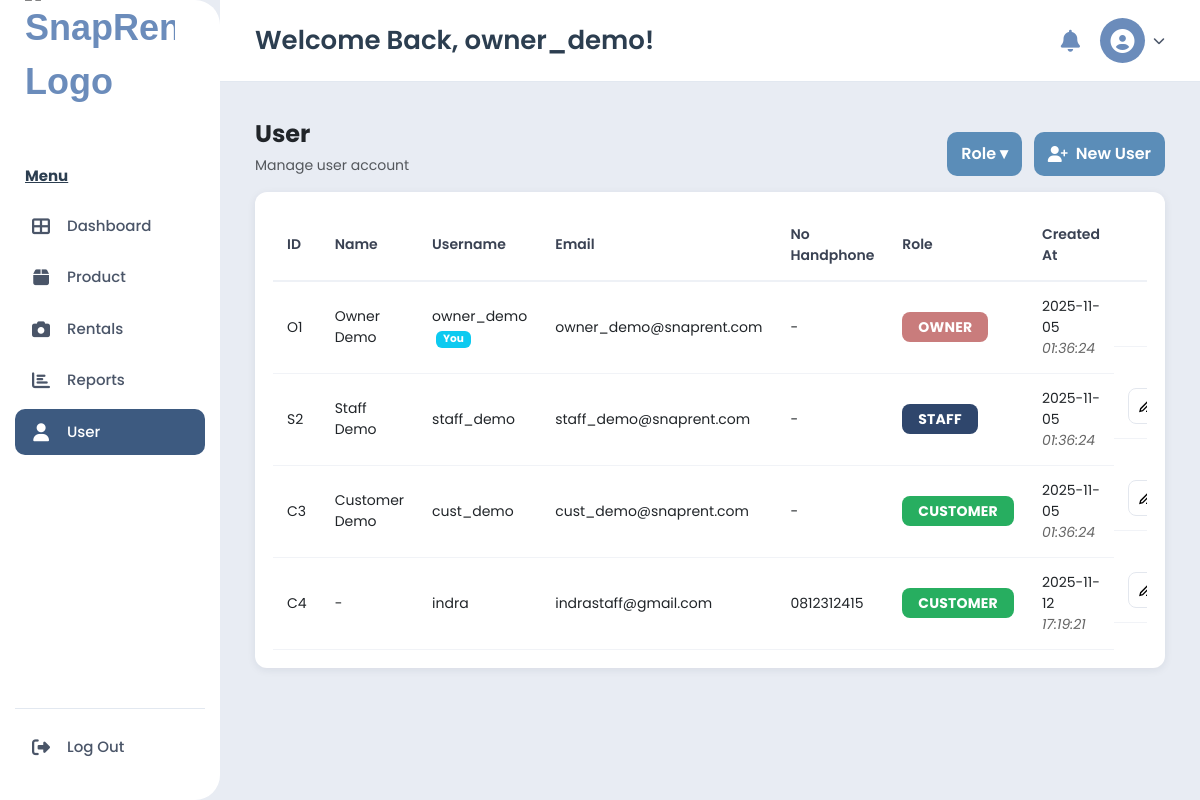
/Dashboard/index.php?page=users (signed in), run on the app's committed database.
### tables this page shows
CREATE TABLE `accounts` (
  `id` bigint UNSIGNED NOT NULL,
  `owner_id` bigint UNSIGNED DEFAULT NULL,
  `staff_id` bigint UNSIGNED DEFAULT NULL,
  `customer_id` bigint UNSIGNED DEFAULT NULL,
  `username` varchar(50) NOT NULL,
  `email` varchar(255) NOT NULL,
  `phone` varchar(25) DEFAULT NULL,
  `password` varchar(255) NOT NULL,
  `role` enum('OWNER','STAFF','CUSTOMER') NOT NULL,
  `is_verified` tinyint(1) NOT NULL DEFAULT '0',
  `is_active` tinyint(1) NOT NULL DEFAULT '1',
  `created_at` datetime NOT NULL DEFAULT CURRENT_TIMESTAMP
);

### auth/auth.php (called while the page is built, shortened)
<?php
function e($s){ return htmlspecialchars((string)$s, ENT_QUOTES, 'UTF-8'); }
function currentUser(PDO $pdo): ?array {
  $stmt = $pdo->prepare("SELECT id, username, email, role, is_active, is_verified, created_at
                         FROM accounts WHERE id=? LIMIT 1");
  $stmt->execute([$_SESSION['uid']]);
  $u = $stmt->fetch();
  $u['_role_id'] = $_SESSION['role_id'] ?? null;
  $u['_profile'] = $_SESSION['profile'] ?? null;
  return $u;
}

### Dashboard/pages/users.php (the view, shortened to what this page needs)
<?php
if (isset($pdo) && $pdo instanceof PDO) {
  try {
    $sql = "
      SELECT
        a.id,
        a.username, a.email, a.phone,
        a.role, a.created_at,
        COALESCE(o.full_name, s.full_name, c.full_name) AS name,
        CASE
          WHEN a.role='OWNER'    THEN CONCAT('O', a.id)
          WHEN a.role='STAFF'    THEN CONCAT('S', a.id)
          WHEN a.role='CUSTOMER' THEN CONCAT('C', a.id)
          ELSE CONCAT('X', a.id)
        END AS id_class
      FROM accounts a
      LEFT JOIN owners    o ON o.owner_id    = a.id
      LEFT JOIN staffs    s ON s.staff_id    = a.id
      LEFT JOIN customers c ON c.customer_id = a.id
      ORDER BY FIELD(a.role,'OWNER','STAFF','CUSTOMER'), a.id
    ";
    $users_list = $pdo->query($sql)->fetchAll(PDO::FETCH_ASSOC);
  } catch (Throwable $ex) {
  }
}
?>
<div class="srui-header">
  <div>
    <h4 class="mb-1">User</h4>
    <p class="text-muted small">Manage user account</p>
  </div>
  <div class="srui-actions">
    <div class="srui-dropdown" id="srRoleDropdown">
      <button class="srui-btn srui-btn--primary" id="srRoleBtn" type="button">Role ▾</button>
    </div>
    <?php if (($user['role'] ?? '') === 'OWNER'): ?>
      <button class="srui-btn srui-btn--primary" type="button"
              data-bs-toggle="modal" data-bs-target="#createStaffModal" id="btnOpenCreate">
        <i class="fas fa-user-plus"></i> New User
      </button>
    <?php endif; ?>
  </div>
</div>
<div class="srui-card">
  <div class="table-responsive">
    <table class="srui-table" id="srUsersTable">
      <thead>
        <tr>
          <th style="width:90px;">ID</th>
          <th>Name</th>
          <th>Username</th>
          <th>Email</th>
          <th>No Handphone</th>
          <th style="width:160px;">Role</th>
          <th style="width:210px;">Created At</th>
          <?php if (in_array(($user['role'] ?? ''), ['OWNER','STAFF'])): ?>
            <th style="width:120px;text-align:right" class="text-end">Action</th>
          <?php endif; ?>
        </tr>
      </thead>
      <tbody>
        <?php foreach($users_list as $u):
          $fullName = $u['name'] ?? $u['full_name'] ?? $u['nama'] ?? $u['display_name'] ?? '-';
          $phone    = $u['phone'] ?? $u['no_hp'] ?? $u['handphone'] ?? $u['tel'] ?? '-';
          $roleUpper = strtoupper((string)$u['role']);
          $roleBadgeClass = 'badge-' . strtolower($roleUpper);
          $created = (string)($u['created_at'] ?? '');
          if (strpos($created,' ')!==false) { [$dtDate,$dtTime] = explode(' ', $created, 2); }
          else { $dtDate = $created; $dtTime=''; }
          $idClass = $u['id_class'] ?? (
            ($roleUpper==='OWNER' ? 'O' : ($roleUpper==='STAFF' ? 'S' : ($roleUpper==='CUSTOMER' ? 'C' : 'X')))
            . (int)($u['id'] ?? 0)
          );
        ?>
        <tr data-role="<?= e($roleUpper) ?>">
          <td title="Numeric ID: <?= (int)$u['id'] ?>"><?= e($idClass) ?></td>
          <td><?= e($fullName) ?></td>
          <td>
            <?= e($u['username']) ?>
            <?php if (($u['id'] ?? null) === ($user['id'] ?? null)): ?>
              <span class="badge bg-info text-white ms-1">You</span>
            <?php endif; ?>
          </td>
          <td><?= e($u['email']) ?></td>
          <td><?= e($phone) ?></td>
          <td><span class="badge <?= e($roleBadgeClass) ?> text-uppercase"><?= e($roleUpper) ?></span></td>
          <td class="srui-created">
            <?= e($dtDate) ?> <?php if($dtTime): ?><span class="time"><?= e($dtTime) ?></span><?php endif; ?>
          </td>
          <?php if (in_array(($user['role'] ?? ''), ['OWNER','STAFF'])): ?>
          <td class="srui-actions-cell">
            <button type="button" class="srui-iconbtn btn-edit"
                    title="Edit"
                    data-bs-toggle="modal"
                    data-bs-target="#editUserModal"
                    data-id="<?= (int)$u['id'] ?>"
                    data-username="<?= e($u['username']) ?>"
                    data-name="<?= e($fullName) ?>"
                    data-email="<?= e($u['email']) ?>"
                    data-phone="<?= e($phone) ?>"
                    data-role="<?= e($roleUpper) ?>">
              <svg class="srui-icon" viewBox="0 0 24 24" fill="none" stroke="currentColor" stroke-width="2">
                <path d="M12 20h9"/><path d="M16.5 3.5a2.121 2.121 0 0 1 3 3L7 19l-4 1 1-4 12.5-12.5Z"/>
              </svg>
            </button>
          </td>
          <?php endif; ?>
        </tr>
        <?php endforeach; ?>
      </tbody>
    </table>
  </div>
</div>

### Dashboard/includes/header.php (style rules this page uses)
* { margin: 0; padding: 0; box-sizing: border-box; }
body { font-family: 'Segoe UI', Tahoma, Geneva, Verdana, sans-serif; background-color: #e8ecf3; display: flex; height: 100vh; overflow: hidden; }
.badge-owner { background-color: #dc3545; color: white; }
.badge-staff { background-color: #6b8cbb; color: white; }
.badge-customer { background-color: #6c757d; color: white; }

### Dashboard/pages/users.php (style rules this page uses)
:root { --sr-bg:#f5f6f8; --sr-white:#fff; --sr-text:#2b2f3a; --sr-muted:#7b8394; --sr-navy:#2f466c; --sr-navy-50:#e8eef7; --sr-accent:#5b8db8; --sr-green:#27ae60; --sr-rose:#c97c7c; --sr-shadow:0 2px 8px rgba(27,43,66,.08); }
body { font-family:"Poppins",system-ui,-apple-system,Segoe UI,Roboto,Arial,sans-serif }
.srui-header { display:flex;justify-content:space-between;align-items:flex-end;gap:16px;margin:18px 0 0 }
.srui-header h4 { margin:0;font-weight:700 }
.srui-header p { margin:6px 0 0;color:var(--sr-muted) }
.srui-actions { display:flex;align-items:center;gap:12px }
.srui-btn { border:0;border-radius:10px;padding:10px 14px; display:inline-flex;align-items:center;gap:8px;cursor:pointer;font-weight:600 }
.srui-btn--primary { background:var(--sr-accent);color:#fff }
.srui-dropdown { position:relative }
.srui-dropdown > .srui-btn { background:var(--sr-accent);color:#fff }
.srui-card { background:#fff;border-radius:12px;box-shadow:var(--sr-shadow);padding:18px; margin-top:16px; }
.srui-table { width:100%;border-collapse:separate;border-spacing:0 }
.srui-table thead th { padding:14px;border-bottom:2px solid #eef1f6;text-align:left;font-weight:600;color:#3a4253;font-size:14px }
.srui-table tbody td { padding:14px;border-bottom:1px solid #f1f3f7;font-size:14px }
.badge-owner,.badge-staff,.badge-customer,.badge-admin { font-size:14px !important;font-weight:700 !important; padding:8px 16px !important;letter-spacing:.2px;border-radius:8px;color:#fff }
.badge-owner { background:var(--sr-rose)!important }
.badge-staff,.badge-admin { background:var(--sr-navy)!important }
.badge-customer { background:var(--sr-green)!important }
.srui-created .time { font-style:italic;color:#666 }
.srui-actions-cell { display:flex;gap:10px;justify-content:flex-end;align-items:center }
.srui-iconbtn { width:36px;height:36px;border-radius:8px;border:1px solid #e3e7ee; background:#fff;display:grid;place-items:center;cursor:pointer }
.srui-icon { width:16px;height:16px;display:block }

### data on the page
accounts: idClass "O1", fullName "Owner Demo", username "owner_demo", shows "You", email "owner_demo@snaprent.com", phone "-", role "OWNER", dtDate "2025-11-05", dtTime "01:36:24"
accounts: idClass "S2", fullName "Staff Demo", username "staff_demo", email "staff_demo@snaprent.com", phone "-", role "STAFF", dtDate "2025-11-05", dtTime "01:36:24"
accounts: idClass "C3", fullName "Customer Demo", username "cust_demo", email "cust_demo@snaprent.com", phone "-", role "CUSTOMER", dtDate "2025-11-05", dtTime "01:36:24"
accounts: idClass "C4", fullName "-", username "indra", email "indrastaff@gmail.com", phone "0812312415", role "CUSTOMER", dtDate "2025-11-12", dtTime "17:19:21"

### other printed values
$user['username'] "owner_demo"
